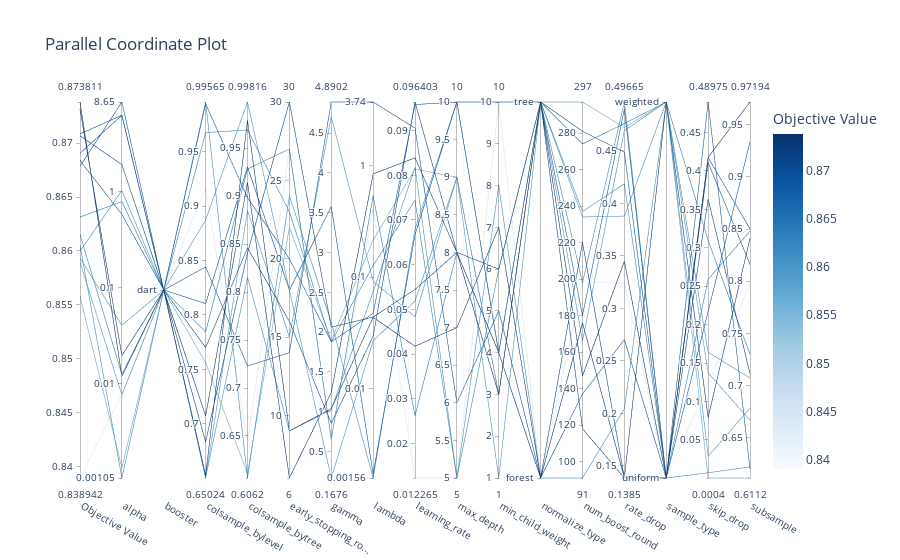

Notebook code for this chart:
### Code cell
visualizations['parallel_coordinate']

### Figure 1 — Plotly figure (JSON) as saved in the notebook; plotly's stock layout.template omitted (floating-point values rounded to 4 significant figures)
{"data": [{"dimensions": [{"label": "Objective Value", "range": [0.8389, 0.8738], "values": [0.8708, 0.8731, 0.8389, 0.8691, 0.8589, 0.8684, 0.86, 0.8615, 0.8707, 0.8738, 0.8678, 0.8605, 0.8558, 0.8593, 0.8631]}, {"label": "alpha", "range": [-2.98, 0.9371], "ticktext": ["0.00105", "0.01", "0.1", "1", "8.65"], "tickvals": [-2.98, -2, -1, 0, 0.9371], "values": [0.8006, -1.706, -2.108, 0.798, -2.113, -0.2334, 0.01549, -1.902, 0.2847, -1.921, 0.9371, -2.98, -2.876, -1.39, -0.1003]}, {"label": "booster", "range": [0, 0], "ticktext": ["dart"], "tickvals": [0], "values": [0, 0, 0, 0, 0, 0, 0, 0, 0, 0, 0, 0, 0, 0, 0]}, {"label": "colsample_bylevel", "range": [0.6502, 0.9956], "values": [0.6833, 0.6527, 0.9162, 0.8104, 0.6502, 0.8441, 0.6506, 0.9676, 0.7701, 0.7073, 0.9941, 0.9956, 0.7562, 0.8872, 0.7844]}, {"label": "colsample_bytree", "range": [0.6062, 0.9982], "values": [0.8409, 0.979, 0.6437, 0.9305, 0.8852, 0.723, 0.8153, 0.969, 0.8461, 0.9143, 0.8983, 0.6062, 0.611, 0.9982, 0.9284]}, {"label": "early_stopping_ro...", "range": [6, 30], "values": [30, 9, 27, 18, 15, 14, 9, 23, 16, 6, 20, 24, 22, 18, 27]}, {"label": "gamma", "range": [0.1676, 4.89], "values": [2.062, 1.038, 0.6289, 3.578, 4.707, 4.89, 1.025, 1.875, 0.8554, 1.242, 1.877, 2.125, 1.893, 0.1676, 0.6609]}, {"label": "lambda", "range": [-2.806, 0.5734], "ticktext": ["0.00156", "0.01", "0.1", "1", "3.74"], "tickvals": [-2.806, -2, -1, 0, 0.5734], "values": [-1.359, -1.362, -0.3832, -2.77, -1.037, 0.5734, -1.132, -0.8962, -1.532, -0.07365, -1.325, -2.806, -0.668, -1.573, -0.2684]}, {"label": "learning_rate", "range": [0.01227, 0.0964], "values": [0.05447, 0.04175, 0.01227, 0.0667, 0.04833, 0.09058, 0.08177, 0.0744, 0.0964, 0.08391, 0.09583, 0.06794, 0.08141, 0.05187, 0.0262]}, {"label": "max_depth", "range": [5, 10], "values": [8, 7, 5, 10, 9, 6, 5, 5, 8, 8, 10, 10, 9, 9, 8]}, {"label": "min_child_weight", "range": [1, 10], "values": [4, 7, 10, 10, 3, 5, 8, 6, 6, 3, 4, 4, 3, 1, 4]}, {"label": "normalize_type", "range": [0, 1], "ticktext": ["forest", "tree"], "tickvals": [0, 1], "values": [0, 0, 0, 1, 1, 0, 0, 1, 1, 1, 1, 1, 1, 1, 1]}, {"label": "num_boost_round", "range": [91, 297], "values": [220, 176, 198, 281, 234, 137, 91, 237, 118, 147, 180, 198, 297, 166, 274]}, {"label": "rate_drop", "range": [0.1385, 0.4966], "values": [0.1387, 0.1387, 0.3244, 0.4489, 0.388, 0.2703, 0.2044, 0.4187, 0.1385, 0.345, 0.4901, 0.4966, 0.4723, 0.4694, 0.4761]}, {"label": "sample_type", "range": [0, 1], "ticktext": ["uniform", "weighted"], "tickvals": [0, 1], "values": [0, 1, 0, 0, 1, 0, 1, 0, 0, 0, 0, 0, 1, 1, 1]}, {"label": "skip_drop", "range": [0.0003989, 0.4898], "values": [0.4108, 0.07919, 0.1222, 0.4174, 0.1372, 0.217, 0.164, 0.259, 0.3633, 0.4178, 0.4898, 0.00721, 0.0003989, 0.02858, 0.3094]}, {"label": "subsample", "range": [0.6112, 0.9719], "values": [0.8162, 0.8411, 0.7975, 0.8503, 0.6667, 0.9336, 0.7072, 0.8482, 0.7112, 0.9719, 0.62, 0.6219, 0.6112, 0.6782, 0.73]}], "labelangle": 30, "labelside": "bottom", "line": {"color": [0.8708, 0.8731, 0.8389, 0.8691, 0.8589, 0.8684, 0.86, 0.8615, 0.8707, 0.8738, 0.8678, 0.8605, 0.8558, 0.8593, 0.8631], "colorbar": {"title": {"text": "Objective Value"}}, "colorscale": [[0, "rgb(247,251,255)"], [0.125, "rgb(222,235,247)"], [0.25, "rgb(198,219,239)"], [0.375, "rgb(158,202,225)"], [0.5, "rgb(107,174,214)"], [0.625, "rgb(66,146,198)"], [0.75, "rgb(33,113,181)"], [0.875, "rgb(8,81,156)"], [1, "rgb(8,48,107)"]], "reversescale": false, "showscale": true}, "type": "parcoords"}], "layout": {"title": {"text": "Parallel Coordinate Plot"}}}
